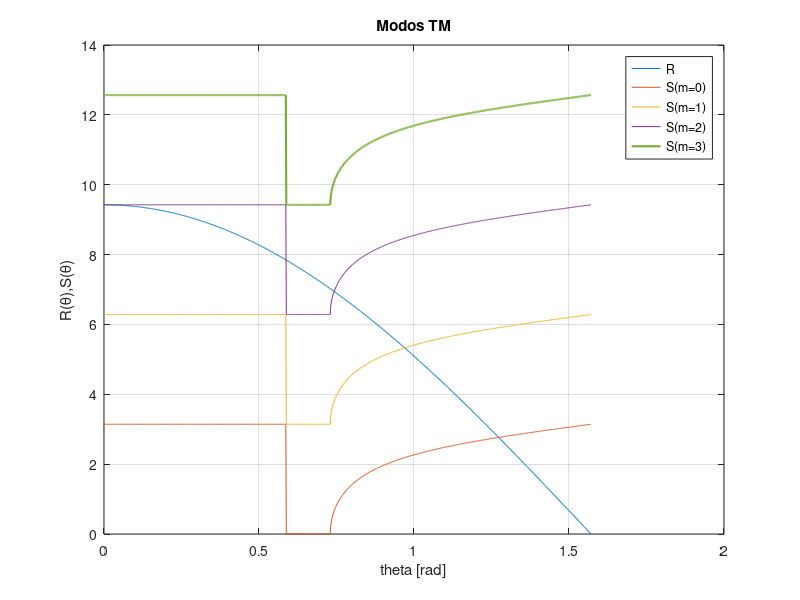

The MATLAB script that drew this image:
clc, close all, clear all

% Método de rayos
% modos TM

%Parámetros
%Todas las unidades en um
n1=1.5;  %core
n2=1;    %cladding
h=1;     %grosor del core
lambda=1; %longitud de onda
k0=2*pi/lambda;  %numero de onda

%Ecuación de dispersión
R=@(theta) h*k0*n1.*cos(theta);
S0=@(theta) 2.*atan(((n1^2)/(n2^2)).*(sqrt((n1^2)*((sin(theta)).^2)-(n2^2)))./(n1.*cos(theta)));
S1=@(theta) pi + 2.*atan(((n1^2)/(n2^2)).*(sqrt((n1^2)*((sin(theta)).^2)-(n2^2)))./(n1.*cos(theta)));
S2=@(theta) 2*pi + 2.*atan(((n1^2)/(n2^2)).*(sqrt((n1^2)*((sin(theta)).^2)-(n2^2)))./(n1.*cos(theta)));
S3=@(theta) 3*pi + 2.*atan(((n1^2)/(n2^2)).*(sqrt((n1^2)*((sin(theta)).^2)-(n2^2)))./(n1.*cos(theta)));
S4=@(theta) 4*pi + 2.*atan(((n1^2)/(n2^2)).*(sqrt((n1^2)*((sin(theta)).^2)-(n2^2)))./(n1.*cos(theta)));

%Plot
theta=linspace(0,pi/2,1000);
figure('Name','Modos TM'), plot(theta,R(theta),theta,S0(theta),theta,S1(theta), ...
    theta,S2(theta),theta,S3(theta),'LineWidth',1.5), grid on
legend('R','S(m=0)','S(m=1)','S(m=2)','S(m=3)','S(m=4)','Location','best')
title('Modos TM')
xlabel('theta [rad]') 
ylabel('R(θ),S(θ)')

%Ecuación de dispersión
% syms theta
% r=h*k0*n1.*cos(theta);
% s0=2.*atan(((n1^2)/(n2^2)).*(sqrt((n1^2)*((sin(theta)).^2)-(n2^2)))./(n1.*cos(theta)));
% s1=pi + 2.*atan(((n1^2)/(n2^2)).*(sqrt((n1^2)*((sin(theta)).^2)-(n2^2)))./(n1.*cos(theta)));
% s2=2*pi + 2.*atan(((n1^2)/(n2^2)).*(sqrt((n1^2)*((sin(theta)).^2)-(n2^2)))./(n1.*cos(theta)));
% s3=3*pi + 2.*atan(((n1^2)/(n2^2)).*(sqrt((n1^2)*((sin(theta)).^2)-(n2^2)))./(n1.*cos(theta)));
% 
% % %Método de Newton para hallar las soluciones (intersecciones de las gráficas)
% f = r-s0;
% df = diff(f)
% f=@(theta) h*k0*n1.*cos(theta)-3*pi -2.*atan(((n1^2)/(n2^2)).*(sqrt((n1^2)*((sin(theta)).^2)-(n2^2)))./(n1.*cos(theta)));
% df=@(theta) - 3*pi*sin(theta) - (2*((27*sin(theta))/(8*((9*sin(theta)^2)/4 - 1)^(1/2)) + ...
%     (3*sin(theta)*((9*sin(theta)^2)/4 - 1)^(1/2))/(2*cos(theta)^2)))/((9*((9*sin(theta)^2)/4 - 1))/(4*cos(theta)^2) + 1);
% p0= 0.7;
% delta=1e-6;
% epsilon=1e-6;
% max=20;
% [p0, err, k, y] = newton(f, df, p0, delta, epsilon, max) 